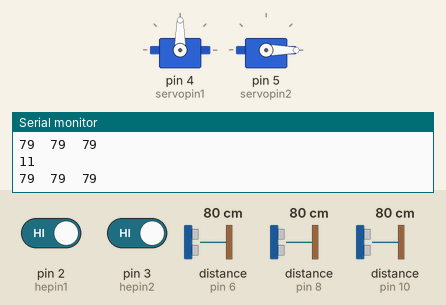
The sketch below on a simulated Arduino Uno, built with avr-gcc and run on an emulated ATmega328P. Parts: 2 × servo, the last lines printed to the serial monitor. Wiring (inferred from the names in the program): 3 × ultrasonic range finder: trigger pin 7, echo pin 6 / trigger pin 9, echo pin 8 / trigger pin 11, echo pin 10. The inputs (shaded band) are chosen by the test bench; at power-on: pin 2 (hepin1) HIGH, distance to the obstacle (sensors on pin 6, pin 8, pin 10) 80 cm, pin 3 (hepin2) HIGH. The echo pulse lasts 58.3 µs per cm.

Above: at 1.2 s.
1.3 s: pin 2 (hepin1) driven LOW
At 1.7 s:
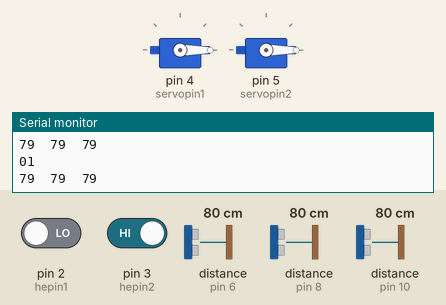
4.3 s: distance to the obstacle (sensor on pin 6) set to 2 cm
At 5.3 s:
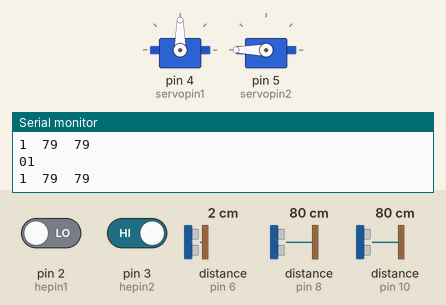
7.3 s: distance to the obstacle (sensor on pin 8) set to 2 cm
8.9 s: pin 2 (hepin1) driven HIGH
At 9.5 s:
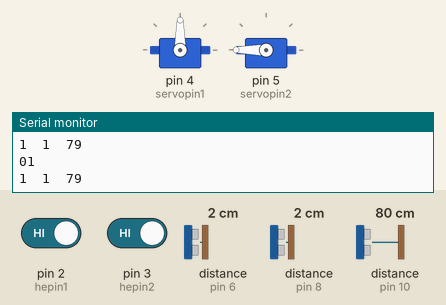
10.4 s: pin 3 (hepin2) driven LOW
At 10.9 s:
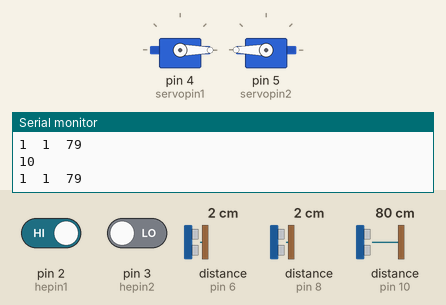
Timing chart, 0 to 14.4 s (numbered marks = the images above; inputs shaded):
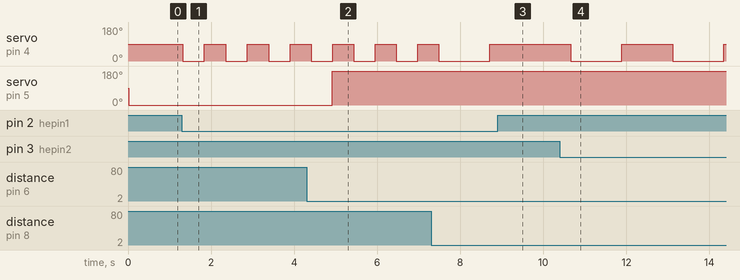

The sketch:

train_raliways.ino
```cpp
// Libraries
#include <Servo.h>
Servo myservo1;
Servo myservo2;

// pins

//// hall effect
int hepin1 = 2;
int hepin2 = 3;

//// servo
int servopin1 = 4;
int servopin2 = 5;

//// ultrasonic 1
#define echo1 6  // Pin to receive echo pulse
#define trig1 7  // Pin to send trigger pulse

//// ultrasonic 2
#define echo2 8  // Pin to receive echo pulse
#define trig2 9  // Pin to send trigger pulse

//// ultrasonic 3
#define echo3 10  // Pin to receive echo pulse
#define trig3 11  // Pin to send trigger pulse


// variables

//// ultrasonic
int dist1 = 0;
int dist2 = 0;
int dist3 = 0;

//// hall effect
int he1;
int he2;
int t = 1;


//// servo
int open = 90;
int close = 0;

void setup() {

  Serial.begin(9600);

  // servo1
  myservo1.attach(servopin1);
  myservo1.write(open);
  // servo2
  myservo2.attach(servopin2);
  myservo2.write(open);

  // pins mode

  //// hall effect
  pinMode(hepin1, INPUT);
  pinMode(hepin2, INPUT);

  //// servo
  pinMode(servopin1, OUTPUT);
  pinMode(servopin2, OUTPUT);

  //// ultrasonic
  pinMode(echo1, INPUT);
  pinMode(trig1, OUTPUT);
  pinMode(echo2, INPUT);
  pinMode(trig2, OUTPUT);
  pinMode(echo3, INPUT);
  pinMode(trig3, OUTPUT);
}

void loop() {

  // hall effect reading
  he1 = digitalRead(hepin1);
  he2 = digitalRead(hepin2);

  Serial.print(he1);
  Serial.println(he2);


  // ultrasonic distance
  dist1 = ultrasonic(trig1, echo1);
  dist2 = ultrasonic(trig2, echo2);
  dist3 = ultrasonic(trig3, echo3);

  Serial.print(dist1);
  Serial.print("  ");
  Serial.print(dist2);
  Serial.print("  ");
  Serial.println(dist3);


  //// gate control
  if (he1 == 0 & t == 1){
    myservo1.write(close);
    delay(500);
    t = 0;
  }
  else if (he1 == 0 & t == 0){
    myservo1.write(open);
    delay(500);
    t = 1;
  }
  else if (he2 == 0 & t == 1){
    myservo1.write(close);
    delay(500);
    t = 0;
  }
  else if (he2 == 0 & t == 0){
    myservo1.write(open);
    delay(500);
    t = 1;
  }


  //// block control
  if (dist1 < 5) {
    myservo2.write(180);
  }else {
    myservo2.write(0);
  }


  // alarm control
  if (dist2 <= 5){
    digitalWrite(12, 1);
    delay(50);
    digitalWrite(12, 0);
    delay(10);
    digitalWrite(12, 1);
    delay(50);
    digitalWrite(12, 0);
    delay(500);

    digitalWrite(12, 1);
    delay(50);
    digitalWrite(12, 0);
    delay(10);
    digitalWrite(12, 1);
    delay(50);
    digitalWrite(12, 0);
  }
  else{
    digitalWrite(12, 0);
  }
  if (dist3 <= 5){
    digitalWrite(13, 1);
    delay(50);
    digitalWrite(13, 0);
    delay(10);
    digitalWrite(13, 1);
    delay(50);
    digitalWrite(13, 0);
    delay(500);

    digitalWrite(13, 1);
    delay(50);
    digitalWrite(13, 0);
    delay(10);
    digitalWrite(13, 1);
    delay(50);
    digitalWrite(13, 0);
  }
  else{
    digitalWrite(13, 0);
  }
}


// ultrasonic void
int ultrasonic(int trig, int echo) {

  // Start Ranging -Generating a trigger of 10us burst
  digitalWrite(trig, LOW);
  delayMicroseconds(2);
  digitalWrite(trig, HIGH);
  delayMicroseconds(10);
  digitalWrite(trig, LOW);

  // Distance Calculation
  int duration = pulseIn(echo, HIGH);
  int distance = (duration / 2) * 0.0343;
  /* The speed of sound is 340 m/s or 29 us per cm
  The Ultrasonic burst travels out & back.
  So to find the distance of object we divide by 58  */
  return distance;
}
```

Measured:
- after the input at 1.3 s, servo on pin 4 (servopin1): alternates 90° for 0.52 s and 0° for 0.52 s, starting at once
- after the input at 4.3 s, servo on pin 5 (servopin2): 0° → 180° after 0.61 s
- after the input at 8.9 s, servo on pin 4 (servopin1): stays 90° (without the input it goes to 0° after 1.0 s)
- after the input at 10.4 s, servo on pin 4 (servopin1): alternates 90° for 1.2 s and 0° for 1.2 s, starting after 0.26 s
